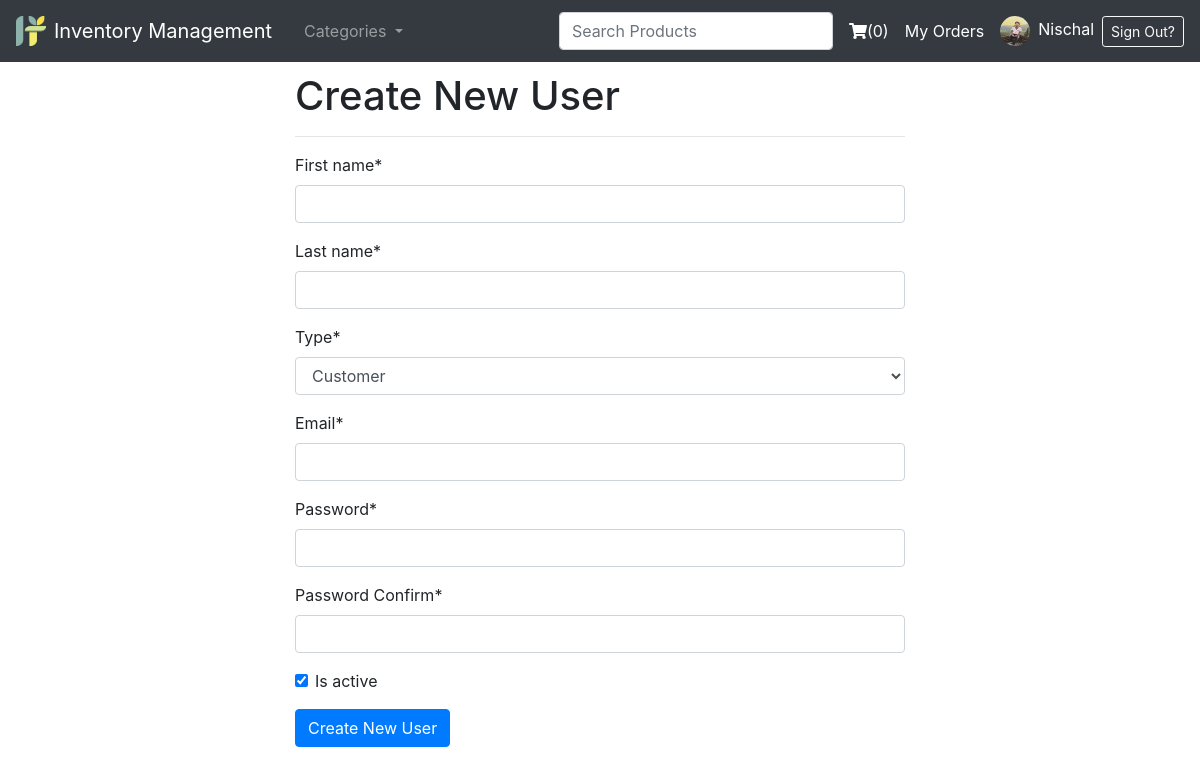
Screenshot of /account/new-user/ (signed in) with the database file from the repository.
### accounts/models.py (models this page shows)
class User(AbstractBaseUser, PermissionsMixin):
    class Types(models.TextChoices):
        ADMIN = "ADMIN", "Admin"
        STAFF = "STAFF", "Staff"
        CUSTOMER = "CUSTOMER", "Customer"
    base_type = Types.CUSTOMER
    _type = models.CharField(
        _("Type"), max_length=50, choices=Types.choices, default=base_type
    )
    email = models.EmailField(max_length=254, unique=True)
    first_name = models.CharField(max_length=128)
    last_name = models.CharField(max_length=128)
    is_staff = models.BooleanField(default=False)
    is_superuser = models.BooleanField(default=False)
    is_active = models.BooleanField(default=True)
    last_login = models.DateTimeField(null=True, blank=True)
    date_joined = models.DateTimeField(auto_now_add=True)
    USERNAME_FIELD = 'email'
    EMAIL_FIELD = 'email'
    REQUIRED_FIELDS = ['first_name','last_name','_type']
    objects = UserManager()

### Userprofile/models.py (models this page shows, shortened)
class Profile(models.Model):
    user = models.OneToOneField(User, on_delete=models.CASCADE)
    mobile_num_regex = RegexValidator(regex="^[0-9]{9,15}$", message="Entered mobile number isn't in a right format!")
    contact = models.CharField(validators=[mobile_num_regex], max_length=13, blank=True, null=True)
    dp = models.ImageField(default='user.png',upload_to='profile_pics')

### accounts/views.py (the view, shortened to what this page needs)
# urls.py: path("new-user/", UserCreateView.as_view(), name="new-user"),
class UserCreateView(LoginRequiredMixin, UserPassesTestMixin ,CreateView):
    form_class = UserCreationForm
    template_name = 'account/user_create.html'
    def get_context_data(self, **kwargs):
        context = super().get_context_data(**kwargs)
        context["header"] = 'Create New User'
        return context
    def test_func(self):
        return self.request.user._type in ['ADMIN']

### accounts/views.py
class UserCreationForm(ModelForm):
    password_2 = forms.CharField(required=True, label='Password Confirm')
    class Meta:
        model = User
        fields = ['first_name','last_name','_type','email','password','password_2', 'is_active']

### inventory/context_processors.py (called while the page is built)
def category(request):
    return {
        'categories': Category.objects.parents(),
        'cart_items': Order.objects.get_or_create(user=request.user, status='NO')[0].items.all().count() if request.user.is_authenticated else None,
        }

### inventory/models.py (called while the page is built)
    def parents(self):
        qs = super(CategoryManager, self).filter(parent = None)
        return qs

    def __str__(self):
        return str(self.name)

    def children(self):
        return Category.objects.filter(parent = self)

### templates/account/user_create.html (shortened to what this page needs)
{% extends "account/base.html" %}
{% load crispy_forms_tags %}
{% block content %}
<div class="container" style="max-width: 40rem">
<h1>{{header}}</h1><hr>
<form method="post">
  {{ form|crispy }}
  <input value='{{header}}' class='btn btn-primary' type="submit"><br>
</form>
</div>
{% endblock content%}

### templates/partial/navbar.html (shortened to what this page needs)
<nav class="navbar navbar-expand-lg navbar-dark bg-dark fixed-top">
  <a class="navbar-brand js-scroll-trigger" href="/">
    <img src="/media/favicon.png" height='30' width='30' class="d-inline-block align-top"><span class='typewriter mx-2'>Inventory Management</span>
  </a>
  <div class="collapse navbar-collapse" id="navbarSupportedContent">
    <ul class="navbar-nav mr-auto">
      <li class="nav-item dropdown">
        <a class="nav-link dropdown-toggle" href="#" data-toggle="dropdown">  Categories  </a>
      </li>
    </ul>
    <form class="form-inline my-2 my-lg-0">
      <input class="form-control my-1 mr-sm-2" autocomplete='off' type='text' required='required' placeholder="Search Products" id='searchProductForm' name='q' data-toggle="popover" data-placement="bottom" value="{{ query }}" style="" data-original-title="" title="">
    </form>
      {% if user.is_authenticated %}
        <a class="text-white mx-2" href="{% url 'main:cart' %}" id="navbarDropdown" role="button" aria-haspopup="true" aria-expanded="false">
          <i class="fas fa-shopping-cart"></i>({{cart_items}})
        </a>
        <a class="text-white mx-2" href="{% url 'main:my-orders' %}" id="navbarDropdown" role="button" aria-haspopup="true" aria-expanded="false">
          My Orders
        </a>
        <a class="text-white mr-2" href="{% url 'profile' %}" id="navbarDropdown" role="button" aria-haspopup="true" aria-expanded="false">
          <img class='rounded-circle profile-img mx-2' src='{{ user.profile.dp.url }}' height=30px width=30px>{{ user.first_name }}
        </a>
        <a class="btn btn-sm btn-outline-light" href="{% url 'account_logout' %}">Sign Out?</a>
      {% else %}
        <a class="btn mr-1 mb-1 btn-sm btn-outline-success" href="{% url 'account_login' %}">Sign In</a>
        <a class="btn btn-sm mb-1 btn-warning" href="{% url 'account_signup' %}">Signup</a>
      {% endif %}
  </div>
</nav>

### rows the page displays
User: profile.dp (picture), first_name "Nischal"

### other values shown
{{ cart_items }} "0"
{{ header }} "Create New User"
